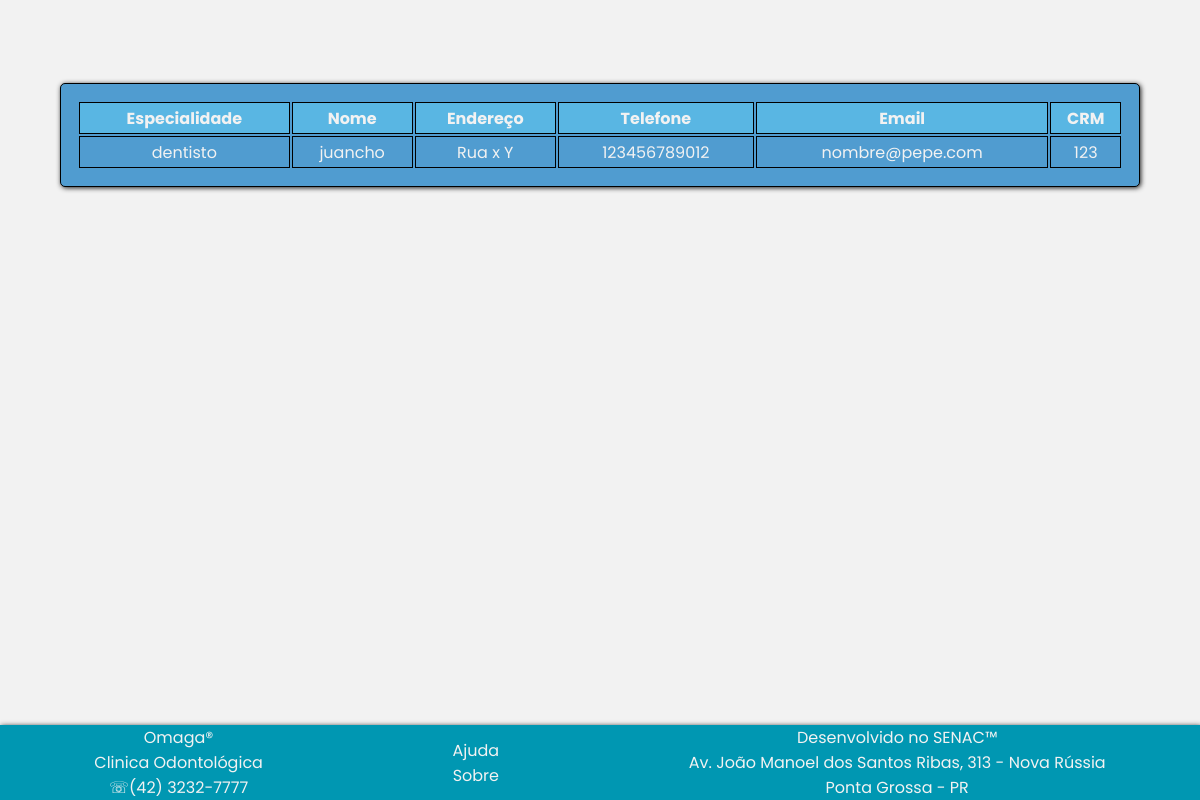
/listardentista.php, run on an earlier commit of the app's database.
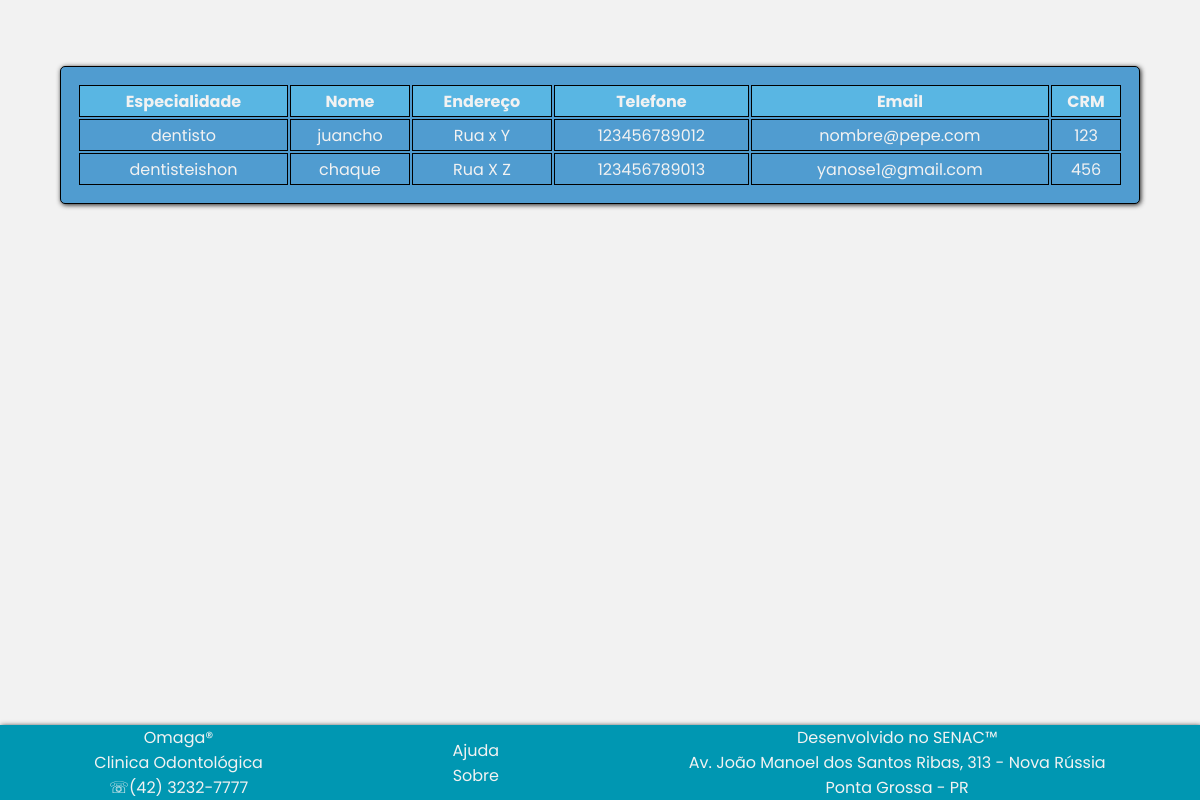
And on a later commit of the database.
### tables this page shows
CREATE TABLE `dentista` (
  `id_funcionario_pk` int(12) NOT NULL,
  `cpf` varchar(11) DEFAULT NULL,
  `especialidade` text,
  `nome` text,
  `endereco` text,
  `telefone` bigint(12) DEFAULT NULL,
  `email` text,
  `crm` text
);

### persistence/Banco.php (called while the page is built, shortened)
<?php
class Banco{
	private $conexao;
	public function __construct(){
		$this->url="localhost";
		$this->usuario="root";
		$this->senha="";
		$this->banco="odontologia";
		$this->conexao=new mysqli($this->url,$this->usuario,
			$this->senha,$this->banco);
	}
	public function consultar($sql)
	{
		$consulta=$this->conexao->query($sql);
		$linhas=$consulta->num_rows;
		if($linhas>0){
			return $consulta;
		}else{
			return false;
		}
	}
}
?>

### persistence/DentistaPA.php (called while the page is built, shortened)
<?php
	require_once 'Banco.php';
	class DentistaPA{
		private $conexao;
		function __construct(){
			$this->conexao=new Banco();
		}
		public function listar()
		{
			$sql="select * from dentista";
			return $this->conexao->consultar($sql);
		}
	}
?>

### listardentista.php (the view)
<?php
require_once 'cabecalho.php';
require_once 'persistence/DentistaPA.php';
$dentistapa=new DentistaPA();
$consulta=$dentistapa->listar();
if(!$consulta){
	echo "<h2>Ainda estamos cadastrando!</h2>";
}else{
	echo "<table>";
	echo "<tr>";
	echo "<th>Especialidade</th>";
	echo "<th>Nome</th>";
	echo "<th>Endereço</th>";
	echo "<th>Telefone</th>";
	echo "<th>Email</th>";
	echo "<th>CRM</th>";
	echo "</tr>";
	while($linha=$consulta->fetch_assoc()){
		echo "<tr>";
		echo "<td>".$linha['especialidade']."</td>";
		echo "<td>".$linha['nome']."</td>";
		echo "<td>".$linha['endereco']."</td>";
		echo "<td>".$linha['telefone']."</td>";
		echo "<td>".$linha['email']."</td>";
		echo "<td>".$linha['crm']."</td>";
		echo "</tr>";
	}
	echo "</table>";
}
?>
<br/>
<br/>
<br/>
<br/>
<br/>
<br/>
<br/>
<br/>
<br/>
<br/>
<br/>
<br/>
<br/>
<br/>
<br/>
<?php
	require_once 'rodape.php';
?>
</body>
</html>

### cabecalho.php (shortened to what this page needs)
<!DOCTYPE html>
<html lang="pt-br">
<head>
	<link rel="stylesheet" type="text/css" href="css/estilo.css">
</head>
<body>

### rodape.php
<?php
	require_once 'cabecalho.php';
?>
<section class="rodape">
	<div id="sobre">
		<p>Omaga&reg;<br/>Clinica Odontológica</p>
		<p>&#9743;(42) 3232-7777</p>
	</div>
	<div id="lks">
		<p><a href="/PROJETO_INTEGRADOR/ajuda" target="quadro">Ajuda</a></p>
		<p><a href="/PROJETO_INTEGRADOR/sobre" target="quadro">Sobre</a></p>
	</div>
	<div id="sobre2">
		<p>Desenvolvido no SENAC&trade;</p>
		<p>Av. João Manoel dos Santos Ribas, 313 - Nova Rússia</p>
		<p>Ponta Grossa - PR</p>
	</div>
</section>
</body>
</html>

### css/estilo.css (style rules this page uses)
:root { --color-white: #f2f2f2; --color-blue1: rgb(0, 151, 178); --color-blue2: #509CD0; --color-blue3: rgb(89, 182, 227); --color-dark1: #1c1c1c; --color-text: #d9d9d9; --color-hover: rgb(255, 255, 255, 0.2); --color-blue2hover: rgb(255, 255, 255, 0.1); }
* { margin:0px; padding:0px; }
body { display: flex; min-height: 100vh; background-color: var(--color-white); flex-direction: column; font-family: 'Poppins', sans-serif; }
table { width: 90vw; margin: auto; border: 1px solid black; color: var(--color-white); background-color: var(--color-blue2); border-radius: 5px; box-shadow: 1px 1px 5px var(--color-dark1); padding: 1em; }
tr { height: 30px; border: 1px solid white; }
th { height: 30px; background-color: var(--color-blue3); border: 1px solid black; }
td { height: 30px; text-align: center; border: 1px solid black; transition: 0.5s; }
.rodape { display: flex; justify-content: center; margin-top: 10vh; height: auto; background-color: var(--color-blue1); box-shadow: 1px 1px 5px var(--color-dark1); z-index: 2; }
#sobre { color: var(--color-white); margin: auto; text-align: center; }
#lks { margin: auto; text-align: center; }
#lks a { border: 1px solid transparent; text-decoration: none; color: var(--color-white); transition: 0.5s; }
#sobre2 { color: var(--color-white); margin: auto; text-align: center; }

What changed in the data, as far as the page shows it:
added dentista: especialidade "dentisteishon", nome "chaque", endereco "Rua X Z", telefone "123456789013", email "yanose1@gmail.com", crm "456"
